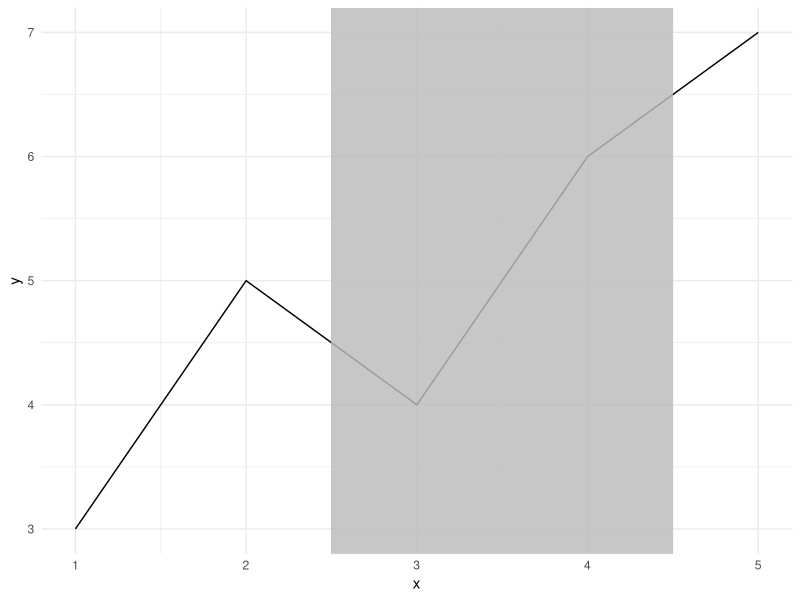

Write R code to recreate this figure.
#8. Plot Shaded Area between vertical lines in R
library(ggplot2)
df <- data.frame(
  x = c(1, 2, 3, 4, 5),
  y = c(3, 5, 4, 6, 7))
start_x <- 2.5
end_x <- 4.5
ggplot(df, aes(x = x, y = y)) +
  geom_line() +  # Plot the line
  geom_rect(aes(xmin = start_x, xmax = end_x, ymin = -Inf, ymax = Inf), fill = "gray", alpha = 0.3) +  # Plot the shaded area
  theme_minimal()